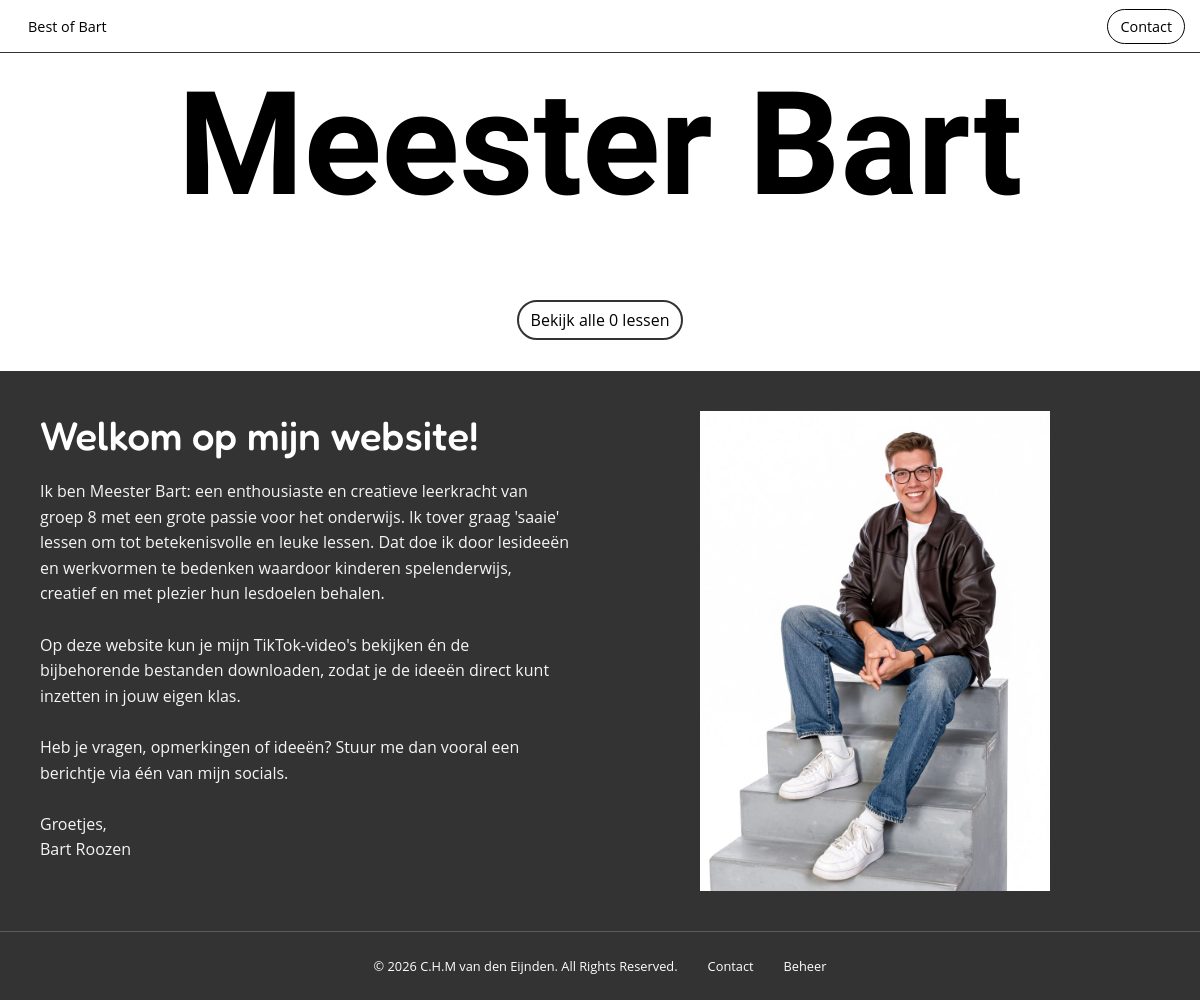
/, run on an earlier commit of the app's database.
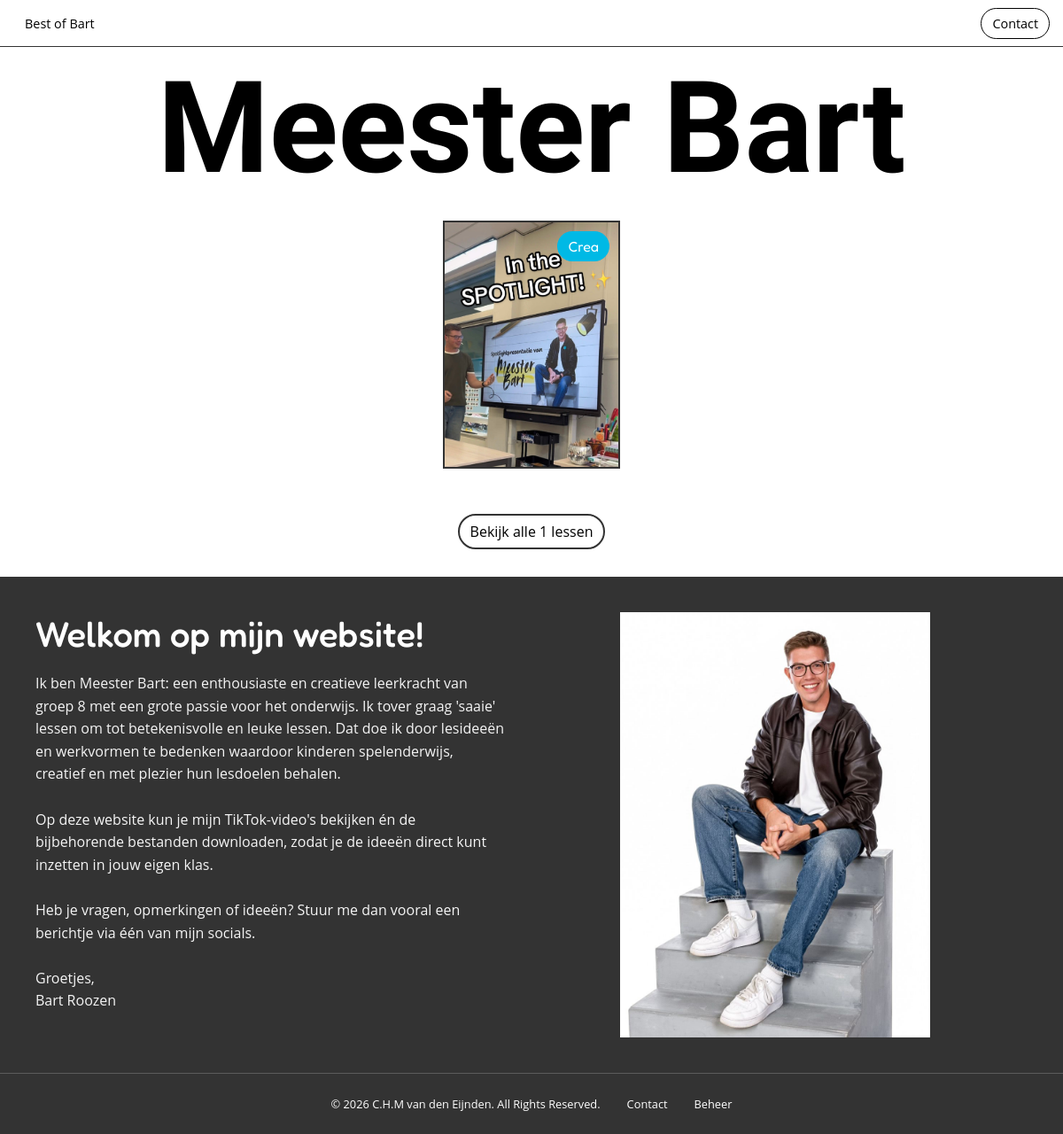
And on a later commit of the database.
### gallery/models.py (models this page shows, shortened)
class GalleryItem(models.Model):
    GENRE_CHOICES = [
        ("crea", "Crea"),
        ("musical", "Musical"),
        ("rekenen", "Rekenen"),
        ("spelling", "Spelling"),
    ]
    title = models.CharField(max_length=200)
    description = models.TextField()
    image = models.ImageField(upload_to="main/images/")
    tiktok_url = models.URLField(max_length=500, blank=True)
    genre = models.CharField(max_length=20, choices=GENRE_CHOICES, default="crea")
    order = models.PositiveIntegerField(
        default=0,
        help_text="Lower numbers show first. Leave at 0 to put a new item at the top.",
    )
    is_visible = models.BooleanField(default=True)
    class Meta:
        ordering = ["order", "-id"]
    @property
    def files_json(self):
        return json.dumps([{"url": f.url} for f in self.files.all()])

### best_of_bart/views.py (the view)
# urls.py: path('', views.home_view, name='home'),
def home_view(request):
    items = visible_items()
    return render(request, 'home.html', {
        'gallery_items': items[:4],
        'total_items': items.count(),
    })

### best_of_bart/views.py (called while the page is built)
def visible_items():
    return GalleryItem.objects.filter(is_visible=True).prefetch_related("files")

### gallery/models.py (called while the page is built)
    @property
    def url(self):
        return self.file.url if self.file else self.external_url

### templates/home.html (shortened to what this page needs)
{% extends "base.html" %}
{% load static %}
{% block content %}
<div class="home-container">
    <h1 class="main-header">Meester Bart</h1>
    <div class="gallery">
        {% for item in gallery_items %}
            <div class="gallery-item" data-item-id="{{ item.id }}" data-tiktok-url="{{ item.tiktok_url }}" data-description="{{ item.description }}" data-genre="{{ item.genre }}" data-files='{{ item.files_json|safe }}'>
                <img src="{{ item.image.url }}" alt="{{ item.title }}">
                <span class="genre-tag genre-{{ item.genre }}">{{ item.genre }}</span>
            </div>
        {% endfor %}
    </div>
    <div class="see-all-container">
        <a href="{% url 'lessen' %}" class="see-all-btn">Bekijk alle {{ total_items }} lessen</a>
    </div>
    <div class="highlighted-item">
        <div class="column">
            <h1 class="highlighted-title">Welkom op mijn website!</h1>
            <p class="highlighted-description">Ik ben Meester Bart: een enthousiaste en creatieve leerkracht van groep 8 met een grote passie voor het onderwijs. Ik tover graag 'saaie' lessen om tot betekenisvolle en leuke lessen. Dat doe ik door lesideeën en werkvormen te bedenken waardoor kinderen spelenderwijs, creatief en met plezier hun lesdoelen behalen.<br><br>Op deze website kun je mijn TikTok-video's bekijken én de bijbehorende bestanden downloaden, zodat je de ideeën direct kunt inzetten in jouw eigen klas.<br><br>Heb je vragen, opmerkingen of ideeën? Stuur me dan vooral een berichtje via één van mijn socials.<br><br>Groetjes,<br>Bart Roozen</p>
        </div>
        <div class="column">
            <img class="highlighted-img" src="{% static 'main/images/Introducing.jpeg' %}" alt="Meester Bart">
        </div>
    </div>
</div>
{% endblock %}

What changed in the data, as far as the page shows it:
added GalleryItem: image (picture), genre "Crea"
Also different on the page:
{{ total_items }}: "0" → "1"
